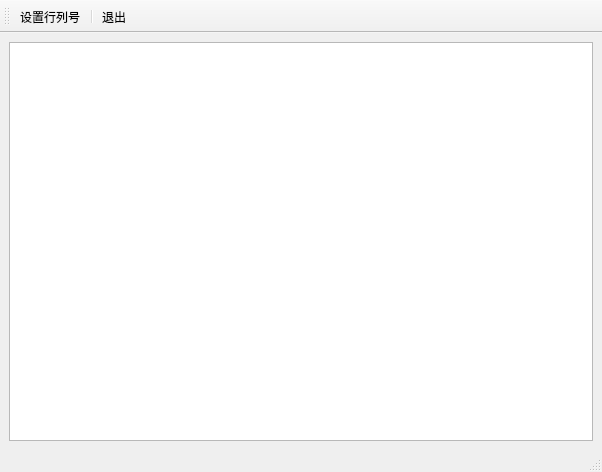
<?xml version="1.0" encoding="UTF-8"?>
<ui version="4.0">
 <class>MainWindow</class>
 <widget class="QMainWindow" name="MainWindow">
  <property name="geometry">
   <rect>
    <x>0</x>
    <y>0</y>
    <width>602</width>
    <height>472</height>
   </rect>
  </property>
  <property name="windowTitle">
   <string>MainWindow</string>
  </property>
  <widget class="QWidget" name="centralwidget">
   <layout class="QVBoxLayout" name="verticalLayout">
    <item>
     <widget class="QTableView" name="tableView"/>
    </item>
   </layout>
  </widget>
  <widget class="QMenuBar" name="menubar">
   <property name="geometry">
    <rect>
     <x>0</x>
     <y>0</y>
     <width>602</width>
     <height>26</height>
    </rect>
   </property>
  </widget>
  <widget class="QStatusBar" name="statusbar"/>
  <widget class="QToolBar" name="toolBar">
   <property name="windowTitle">
    <string>toolBar</string>
   </property>
   <property name="toolButtonStyle">
    <enum>Qt::ToolButtonTextUnderIcon</enum>
   </property>
   <attribute name="toolBarArea">
    <enum>TopToolBarArea</enum>
   </attribute>
   <attribute name="toolBarBreak">
    <bool>false</bool>
   </attribute>
   <addaction name="actionactSetRowAndCol"/>
   <addaction name="separator"/>
   <addaction name="actExit"/>
  </widget>
  <action name="actionactSetRowAndCol">
   <property name="icon">
    <iconset resource="res.qrc">
     <normaloff>:/image/images/setText.png</normaloff>:/image/images/setText.png</iconset>
   </property>
   <property name="text">
    <string>设置行列号</string>
   </property>
   <property name="toolTip">
    <string>设置行号列好</string>
   </property>
  </action>
  <action name="actExit">
   <property name="icon">
    <iconset resource="res.qrc">
     <normaloff>:/image/images/close.png</normaloff>:/image/images/close.png</iconset>
   </property>
   <property name="text">
    <string>退出</string>
   </property>
   <property name="toolTip">
    <string>退出</string>
   </property>
  </action>
 </widget>
 <resources>
  <include location="res.qrc"/>
 </resources>
 <connections/>
</ui>
